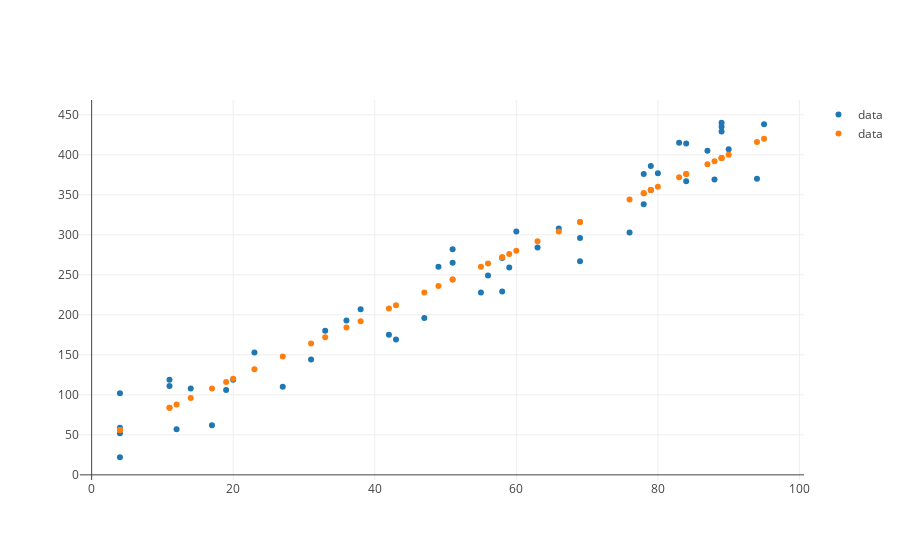

Source (notebook cell):
### Code cell
predictions_trace = trace_values(temps.reshape(50), predictions)
noisy_data_trace = trace_values(temps.reshape(50), noisy_customers)
plot([noisy_data_trace, predictions_trace])

### Figure 1 — Plotly figure (JSON) as saved in the notebook; plotly's stock layout.template omitted (floating-point values rounded to 4 significant figures)
{"data": [{"mode": "markers", "name": "data", "text": [], "type": "scatter", "uid": "f68eddc6-c584-4e7b-8dd2-ce701d144201", "x": [80, 58, 51, 59, 84, 60, 78, 27, 84, 63, 78, 4, 19, 17, 51, 43, 88, 87, 56, 38, 36, 23, 89, 66, 12, 90, 69, 79, 33, 94, 49, 89, 11, 55, 4, 89, 11, 20, 4, 4, 69, 42, 58, 76, 31, 95, 83, 47, 14, 79], "y": [377, 271, 265, 259, 414, 304, 338, 110, 367, 284, 376, 52, 106, 62, 282, 169, 369, 405, 249, 207, 193, 153, 435, 308, 57, 407, 296, 386, 180, 370, 260, 429, 111, 228, 102, 440, 119, 119, 22, 59, 267, 175, 229, 303, 144, 438, 415, 196, 108, 356]}, {"mode": "markers", "name": "data", "text": [], "type": "scatter", "uid": "b5eaf15d-b56e-4e72-badf-1842db8c9d88", "x": [80, 58, 51, 59, 84, 60, 78, 27, 84, 63, 78, 4, 19, 17, 51, 43, 88, 87, 56, 38, 36, 23, 89, 66, 12, 90, 69, 79, 33, 94, 49, 89, 11, 55, 4, 89, 11, 20, 4, 4, 69, 42, 58, 76, 31, 95, 83, 47, 14, 79], "y": [360, 272, 244, 276, 376, 280, 352, 148, 376, 292, 352, 56, 116, 108, 244, 212, 392, 388, 264, 192, 184, 132, 396, 304, 88, 400, 316, 356, 172, 416, 236, 396, 84, 260, 56, 396, 84, 120, 56, 56, 316, 208, 272, 344, 164, 420, 372, 228, 96, 356]}], "layout": {"autosize": true, "xaxis": {"autorange": true, "range": [-1.669, 100.7], "type": "linear"}, "yaxis": {"autorange": true, "range": [-8.618, 470.6], "type": "linear"}}}
